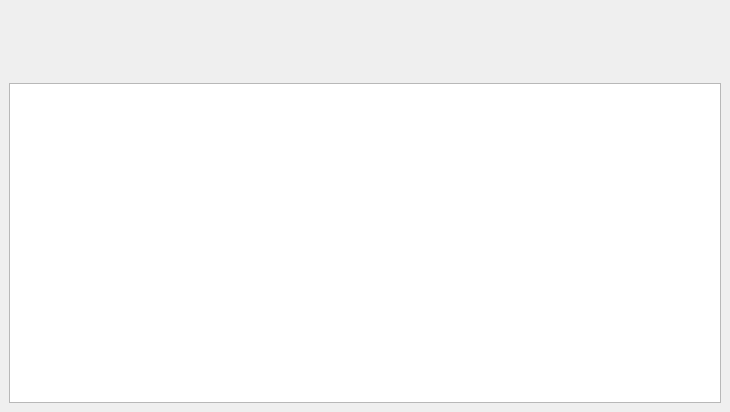
<?xml version="1.0" encoding="UTF-8"?>
<ui version="4.0">
 <class>MainWindow_client</class>
 <widget class="QMainWindow" name="MainWindow_client">
  <property name="geometry">
   <rect>
    <x>0</x>
    <y>0</y>
    <width>730</width>
    <height>412</height>
   </rect>
  </property>
  <property name="windowTitle">
   <string>MainWindow</string>
  </property>
  <widget class="QWidget" name="centralwidget">
   <layout class="QVBoxLayout" name="verticalLayout_2">
    <item>
     <layout class="QVBoxLayout" name="verticalLayout">
      <item>
       <widget class="QLabel" name="label_name">
        <property name="text">
         <string>&lt;html&gt;&lt;head/&gt;&lt;body&gt;&lt;p&gt;&lt;br/&gt;&lt;/p&gt;&lt;p&gt;&lt;br/&gt;&lt;/p&gt;&lt;/body&gt;&lt;/html&gt;</string>
        </property>
       </widget>
      </item>
      <item>
       <widget class="QTableView" name="tableView_products"/>
      </item>
     </layout>
    </item>
   </layout>
  </widget>
 </widget>
 <resources/>
 <connections/>
</ui>
